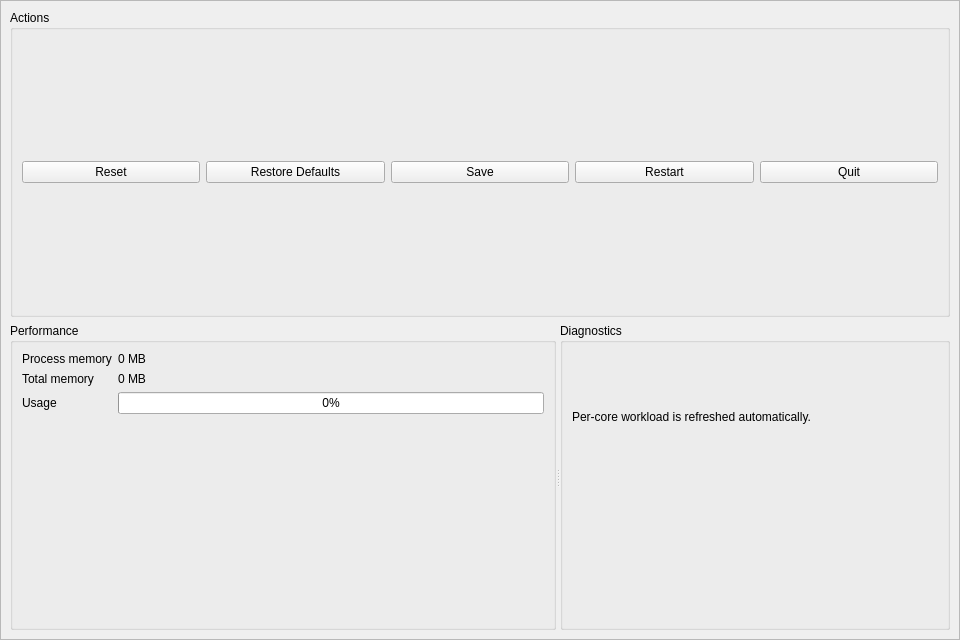
<?xml version="1.0" encoding="UTF-8"?>
<ui version="4.0">
 <class>fairwindsk::ui::settings::System</class>
 <widget class="QWidget" name="System">
  <property name="geometry">
   <rect>
    <x>0</x>
    <y>0</y>
    <width>960</width>
    <height>640</height>
   </rect>
  </property>
  <property name="windowTitle">
   <string>System</string>
  </property>
  <layout class="QVBoxLayout" name="verticalLayout_Main">
   <property name="leftMargin">
    <number>0</number>
   </property>
   <property name="topMargin">
    <number>0</number>
   </property>
   <property name="rightMargin">
    <number>0</number>
   </property>
   <property name="bottomMargin">
    <number>0</number>
   </property>
   <item>
    <widget class="QScrollArea" name="scrollArea_System">
     <property name="widgetResizable">
      <bool>true</bool>
     </property>
     <widget class="QWidget" name="scrollAreaWidgetContents">
      <property name="geometry">
       <rect>
        <x>0</x>
        <y>0</y>
        <width>960</width>
        <height>640</height>
       </rect>
      </property>
      <layout class="QVBoxLayout" name="verticalLayout_Content">
       <item>
        <widget class="QGroupBox" name="groupBox_Actions">
         <property name="title">
          <string>Actions</string>
         </property>
         <layout class="QHBoxLayout" name="horizontalLayout_Actions">
          <item>
           <widget class="QPushButton" name="pushButton_Reset">
            <property name="text">
             <string>Reset</string>
            </property>
           </widget>
          </item>
          <item>
           <widget class="QPushButton" name="pushButton_RestoreDefaults">
            <property name="text">
             <string>Restore Defaults</string>
            </property>
           </widget>
          </item>
          <item>
           <widget class="QPushButton" name="pushButton_Save">
            <property name="text">
             <string>Save</string>
            </property>
           </widget>
          </item>
          <item>
           <widget class="QPushButton" name="pushButton_Restart">
            <property name="text">
             <string>Restart</string>
            </property>
           </widget>
          </item>
          <item>
           <widget class="QPushButton" name="pushButton_Quit">
            <property name="text">
             <string>Quit</string>
            </property>
           </widget>
          </item>
         </layout>
        </widget>
       </item>
       <item>
        <widget class="QSplitter" name="splitter_Panes">
         <property name="orientation">
          <enum>Qt::Horizontal</enum>
         </property>
         <widget class="QGroupBox" name="groupBox_Performance">
          <property name="title">
           <string>Performance</string>
          </property>
          <layout class="QVBoxLayout" name="verticalLayout_Performance">
           <item>
            <layout class="QFormLayout" name="formLayout_Memory">
             <item row="0" column="0">
              <widget class="QLabel" name="label_ProcessMemoryCaption">
               <property name="text">
                <string>Process memory</string>
               </property>
              </widget>
             </item>
             <item row="0" column="1">
              <widget class="QLabel" name="label_ProcessMemoryValue">
               <property name="text">
                <string>0 MB</string>
               </property>
              </widget>
             </item>
             <item row="1" column="0">
              <widget class="QLabel" name="label_TotalMemoryCaption">
               <property name="text">
                <string>Total memory</string>
               </property>
              </widget>
             </item>
             <item row="1" column="1">
              <widget class="QLabel" name="label_TotalMemoryValue">
               <property name="text">
                <string>0 MB</string>
               </property>
              </widget>
             </item>
             <item row="2" column="0">
              <widget class="QLabel" name="label_MemoryUsageCaption">
               <property name="text">
                <string>Usage</string>
               </property>
              </widget>
             </item>
             <item row="2" column="1">
              <widget class="QProgressBar" name="progressBar_MemoryUsage">
               <property name="value">
                <number>0</number>
               </property>
              </widget>
             </item>
            </layout>
           </item>
           <item>
            <spacer name="verticalSpacer_Performance">
             <property name="orientation">
              <enum>Qt::Vertical</enum>
             </property>
             <property name="sizeHint" stdset="0">
              <size>
               <width>20</width>
               <height>40</height>
              </size>
             </property>
            </spacer>
           </item>
          </layout>
         </widget>
         <widget class="QGroupBox" name="groupBox_Diagnostics">
          <property name="title">
           <string>Diagnostics</string>
          </property>
          <layout class="QVBoxLayout" name="verticalLayout_Diagnostics">
           <item>
            <widget class="QLabel" name="label_CpuHelp">
             <property name="text">
              <string>Per-core workload is refreshed automatically.</string>
             </property>
             <property name="wordWrap">
              <bool>true</bool>
             </property>
            </widget>
           </item>
           <item>
            <widget class="QWidget" name="widget_CoresHost" native="true"/>
           </item>
          </layout>
         </widget>
        </widget>
       </item>
      </layout>
     </widget>
    </widget>
   </item>
  </layout>
 </widget>
 <resources/>
 <connections/>
</ui>
